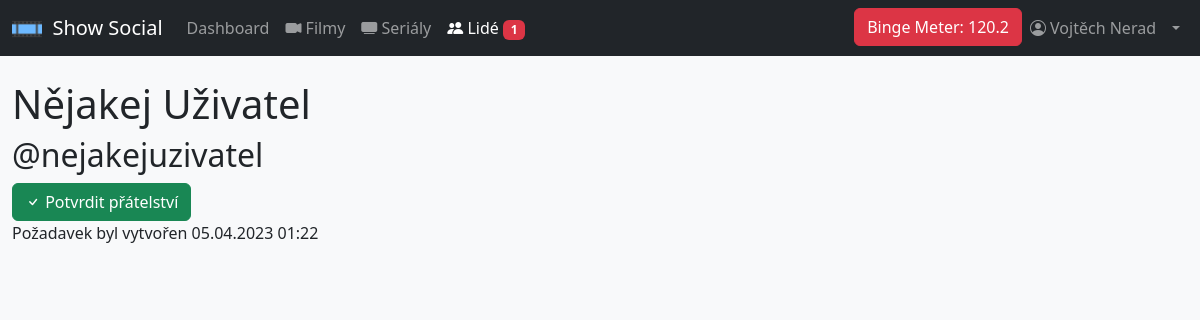
The page /user.php?id=2 (signed in) on the database its author committed.
### tables this page shows
CREATE TABLE `users` (
  `id` int(11) NOT NULL,
  `user_name` varchar(30) NOT NULL,
  `first_name` varchar(30) NOT NULL,
  `last_name` varchar(30) NOT NULL,
  `email` varchar(50) NOT NULL,
  `password_hash` varchar(255) NOT NULL,
  `created_at` timestamp NOT NULL DEFAULT current_timestamp() ON UPDATE current_timestamp(),
  `watch_limit` smallint(6) NOT NULL
);

CREATE TABLE `friendslist` (
  `requesterId` int(11) NOT NULL,
  `adresseeId` int(11) NOT NULL,
  `isConfirmed` tinyint(1) NOT NULL,
  `timestamp` timestamp NOT NULL DEFAULT current_timestamp() ON UPDATE current_timestamp()
);

### user.php (the view, shortened to what this page needs)
<?php
require_once './includes/dbconn.inc.php';
$userId = $_GET['id'];
$active_page = 'people';
$selectedUserQueryStatement = $db->prepare('
    SELECT user_name, first_name, last_name, created_at
    FROM users
    WHERE id = (:id)
    LIMIT 1;
');
$selectedUserQueryStatement->execute(
    array(':id' => $userId)
);
$selectedUserData = $selectedUserQueryStatement->fetch();
include 'includes/header.inc.php';
echo '<h1>' . htmlspecialchars($selectedUserData['first_name']) . ' ' . htmlspecialchars($selectedUserData['last_name']) . '</h1>';
echo '<h2>@' .htmlspecialchars($selectedUserData['user_name']) . '</h2>';
if (isset($_SESSION['user_id']) && $_SESSION['user_id'] != $userId) {
    $friendlistStatement = $db->prepare('
        SELECT requesterId, adresseeId, isConfirmed, timestamp
        FROM friendslist
        WHERE (requesterId = (:requesterUser) AND adresseeId = (:targetUser))
        OR (requesterId = (:targetUser) AND adresseeId = (:requesterUser))
        LIMIT 1;
    ');
    $friendlistStatement->execute(
        array(
            ':requesterUser' => $_SESSION['user_id'],
            ':targetUser' => $userId
        )
    );
    $friendlistData = $friendlistStatement->fetch();
    echo '<form action="./includes/change-friendship-status.php" method="POST">';
    if (@$friendlistData['adresseeId'] == $_SESSION['user_id'] and @$friendlistData['isConfirmed'] == false) {
        echo '<button type="submit" class="btn btn-success"><i class="bi bi-check"></i> Potvrdit přátelství</button>';
        $requestCreatedAt = date_create($friendlistData['timestamp']);
        echo '<p class="fw-light">Požadavek byl vytvořen ' . date_format($requestCreatedAt, 'd.m.Y H:i') . '</p>';
    }
    echo '</form>';
}
?>
<?php
include 'includes/footer.inc.php';
?>

### includes/navbar.inc.php (shortened to what this page needs)
<?php
    $active_link_classes = 'class="nav-link active" aria-current="page"';
    $nonactive_link_classes = 'class="nav-link"';
    if (isset($_SESSION['user_id'])) {
        $userDataStatement = $db->prepare('
            SELECT watch_limit
            FROM users
            WHERE id = (:id)
            LIMIT 1;
        ');
        $userDataStatement->execute(array(':id' => $_SESSION['user_id']));
        $userData = $userDataStatement->fetch();
    }
?>
<nav class="navbar sticky-top navbar-expand-lg navbar-dark bg-dark mb-4">
    <div class="container-fluid">
        <a class="navbar-brand" href="#">
            <img src="/assets/favicon/android-chrome-512x512.png" alt="Logo" width="30" height="24" class="d-inline-block align-text-bottom">
            &nbsp;Show Social
        </a>
        <div class="collapse navbar-collapse" id="navbarSupportedContent">
            <ul class="navbar-nav me-auto mb-2 mb-lg-0">
                <li class="nav-item">
                    <a <?php echo(($active_page == 'dashboard') ? $active_link_classes : $nonactive_link_classes); ?> href="index.php">Dashboard</a>
                </li>
                <li class="nav-item">
                    <a <?php echo(($active_page == 'movie') ? $active_link_classes : $nonactive_link_classes); ?> href="movie.php"><i class="bi bi-camera-video-fill"></i> Filmy</a>
                </li>
                <li class="nav-item">
                    <a <?php echo(($active_page == 'shows') ? $active_link_classes : $nonactive_link_classes); ?> href="shows.php"><i class="bi bi-tv-fill"></i> Seriály</a>
                </li>
                <li class="nav-item">
                    <a <?php echo(($active_page == 'people') ? $active_link_classes : $nonactive_link_classes); ?> href="people.php"><i class="bi bi-people-fill"></i> Lidé
                    <?php
                        if (isset($_SESSION['user_id'])) {
                            $friendlistStatement = $db->prepare('
                                SELECT requesterId, adresseeId, isConfirmed
                                FROM friendslist
                                WHERE adresseeId = (:selectedUser) AND isConfirmed = false;
                            ');
                            $friendlistStatement->execute(
                                array(':selectedUser' => $_SESSION['user_id'])
                            );
                            $friendlistData = $friendlistStatement->fetchAll();
                            $numberOfFriendRequests = count($friendlistData);
                            if ($numberOfFriendRequests > 0)
                            echo '<span class="badge text-bg-danger">' . $numberOfFriendRequests . '</span>';
                        }
                    ?>
                    </a>
                </li>
            </ul>
            <ul class="navbar-nav ms-auto mb-2 mb-lg-0">
                <li class="nav-item">
                    <?php
                    if (isset($_SESSION['user_id'])) {
                        $seenMinutesTodayStatement = $db->prepare('
                            SELECT seen_episodes.id as id, seen_episodes.timestamp as seen_time, seen_episodes.user_id as user_id, tv_show_episodes.runtime as runtime
                            FROM seen_episodes
                            LEFT JOIN tv_show_episodes
                            ON seen_episodes.id = tv_show_episodes.id
                            WHERE seen_episodes.timestamp >= NOW() - INTERVAL 1 DAY;
                        ');
                        $seenMinutesTodayStatement->execute();
                        $seenMinutesTodayData = $seenMinutesTodayStatement->fetchAll();
                        $seenMinutesInTotal = 0;
                        foreach ($seenMinutesTodayData as $show) {
                            $seenMinutesInTotal = $seenMinutesInTotal + $show['runtime'];
                        }
                        $bingeMeterClass = ($seenMinutesInTotal > $userData['watch_limit']) ? 'btn-danger' : 'btn-success';
                        $seenPercentage = round((($seenMinutesInTotal/$userData['watch_limit']) * 100), 1);
                        if ($seenPercentage < 80) {
                            $bingeMeterClass = 'success';
                        } elseif ($seenPercentage < 100) {
                            $bingeMeterClass = 'warning';
                        } else {
                            $bingeMeterClass = 'danger';
                        }
                        echo '<button type="button" class="btn btn-' . $bingeMeterClass . '" data-bs-toggle="modal" data-bs-target="#exampleModal" data-backdrop="false">';
                        echo 'Binge Meter: ' . $seenPercentage;
                        echo '</button>';
                    }
                    ?>
                </li>
                <li class="nav-item">
                    <?php
                    if (isset($_SESSION['user_id'])) {
                        echo '<a ' . (($active_page == 'profile') ? $active_link_classes : $nonactive_link_classes) . ' href="../profile.php"><i class="bi bi-person-circle"></i> ' . $_SESSION['first_name'] . ' ' . $_SESSION['last_name'] . '</a>';
                    } else {
                        echo '<a ' . (($active_page == 'login') ? $active_link_classes : $nonactive_link_classes) . ' href="../authentication.php"><i class="bi bi-person-circle"></i> Přihlášení</a>';
                    }
                    ?>
                </li>
                <?php
                if (isset($_SESSION['user_id'])) {
                    echo '<li class="nav-item dropdown">';
                    echo '<a class="nav-link dropdown-toggle" href="#" role="button" data-bs-toggle="dropdown" aria-expanded="false"></a>';
                    echo '</li>';
                }
                ?>
            </ul>
        </div>
    </div>
</nav>

### rows shown on the page
users: watch_limit "120.2"
users: first_name "Nějakej", last_name "Uživatel", user_name "nejakejuzivatel"
friendslist: timestamp "05.04.2023 01:22"

### other values the page prints
$numberOfFriendRequests "1"
$_SESSION['first_name'] "Vojtěch"
$_SESSION['last_name'] "Nerad"
